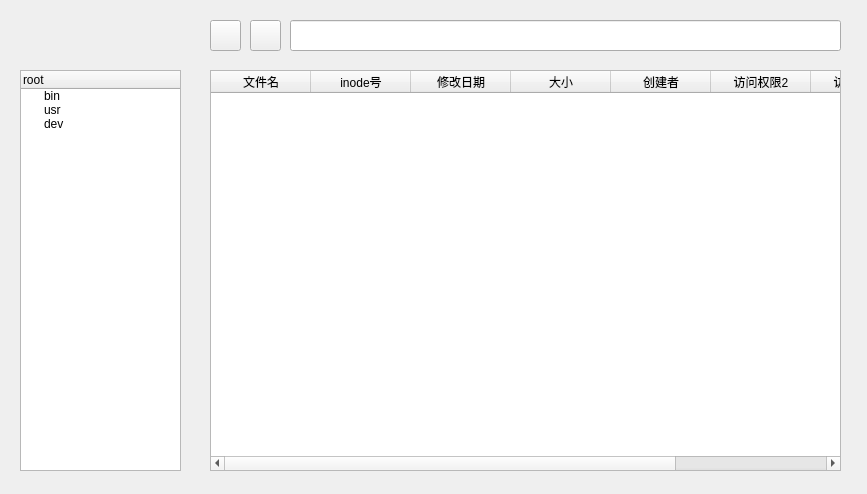
<?xml version="1.0" encoding="UTF-8"?>
<ui version="4.0">
 <class>widget_catalog</class>
 <widget class="QWidget" name="widget_catalog">
  <property name="geometry">
   <rect>
    <x>0</x>
    <y>0</y>
    <width>867</width>
    <height>494</height>
   </rect>
  </property>
  <property name="windowTitle">
   <string>Form</string>
  </property>
  <widget class="QTreeWidget" name="treeWidget">
   <property name="geometry">
    <rect>
     <x>20</x>
     <y>70</y>
     <width>161</width>
     <height>401</height>
    </rect>
   </property>
   <column>
    <property name="text">
     <string>root</string>
    </property>
   </column>
   <item>
    <property name="text">
     <string>bin</string>
    </property>
   </item>
   <item>
    <property name="text">
     <string>usr</string>
    </property>
   </item>
   <item>
    <property name="text">
     <string>dev</string>
    </property>
   </item>
  </widget>
  <widget class="QTableWidget" name="table_file">
   <property name="geometry">
    <rect>
     <x>210</x>
     <y>70</y>
     <width>631</width>
     <height>401</height>
    </rect>
   </property>
   <attribute name="verticalHeaderMinimumSectionSize">
    <number>15</number>
   </attribute>
   <column>
    <property name="text">
     <string>文件名</string>
    </property>
   </column>
   <column>
    <property name="text">
     <string>inode号</string>
    </property>
   </column>
   <column>
    <property name="text">
     <string>修改日期</string>
    </property>
   </column>
   <column>
    <property name="text">
     <string>大小</string>
    </property>
   </column>
   <column>
    <property name="text">
     <string>创建者</string>
    </property>
   </column>
   <column>
    <property name="text">
     <string>访问权限2</string>
    </property>
   </column>
   <column>
    <property name="text">
     <string>访问权限1</string>
    </property>
   </column>
   <column>
    <property name="text">
     <string/>
    </property>
   </column>
  </widget>
  <widget class="QLineEdit" name="lineEdit">
   <property name="geometry">
    <rect>
     <x>290</x>
     <y>20</y>
     <width>551</width>
     <height>31</height>
    </rect>
   </property>
  </widget>
  <widget class="QPushButton" name="pushButton">
   <property name="geometry">
    <rect>
     <x>210</x>
     <y>20</y>
     <width>31</width>
     <height>31</height>
    </rect>
   </property>
   <property name="styleSheet">
    <string notr="true">border-image: url(:/arrow/upward_green.ico);
border-image: url(:/arrow/arrow_up_blue.ico);</string>
   </property>
   <property name="text">
    <string/>
   </property>
  </widget>
  <widget class="QPushButton" name="pushButton_2">
   <property name="geometry">
    <rect>
     <x>250</x>
     <y>20</y>
     <width>31</width>
     <height>31</height>
    </rect>
   </property>
   <property name="styleSheet">
    <string notr="true">
border-image: url(:/arrow/forward_green.ico);
border-image: url(:/arrow/arrow_right_bluet.ico);</string>
   </property>
   <property name="text">
    <string/>
   </property>
  </widget>
 </widget>
 <tabstops>
  <tabstop>treeWidget</tabstop>
 </tabstops>
 <resources/>
 <connections/>
</ui>
